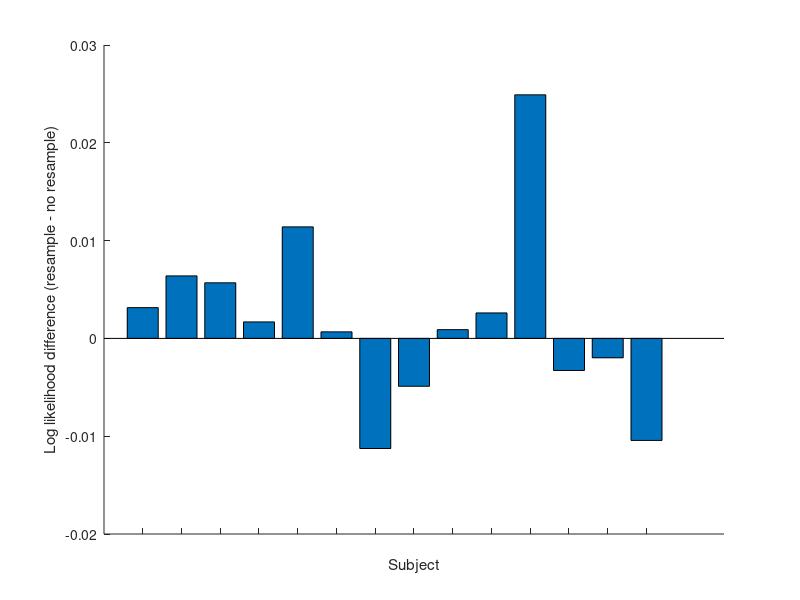

MATLAB code to generate this figure:
%%%%%%%%%%% Plot log likelihood difference of resample vs. non-resample for correct trials %%%%%%%%%%%
% Negative log likelihood taken from the fit
neg_llh_noResample = [4539.91 5901.30 6051.89 6413.41 6429.30 30138.46 ...
                      4799.79 5045.18 4923.35 4403.22 4446.10 5528.20 5131.05 38739.74];
                  
neg_llh_Resample =   [4533.30 5887.88 6039.95 6409.87 6405.35 30131.41 ...
                      4820.28 5054.09 4921.72 4398.48 4400.77 5534.17 5134.66 38872.65];

% Normalize by the number of trials
neg_llh_noResample(1:5) = neg_llh_noResample(1:5) / 2100;
neg_llh_noResample(6) = neg_llh_noResample(6) / (5*2100);
neg_llh_noResample(7:end-1) = neg_llh_noResample(7:end-1) / 1820;
neg_llh_noResample(end) = neg_llh_noResample(end) / (7*1820);

neg_llh_Resample(1:5) = neg_llh_Resample(1:5) / 2100;
neg_llh_Resample(6) = neg_llh_Resample(6) / (5*2100);
neg_llh_Resample(7:end-1) = neg_llh_Resample(7:end-1) / 1820;
neg_llh_Resample(end) = neg_llh_Resample(end) / (7*1820);

llh_diff = -neg_llh_Resample + neg_llh_noResample;                 
figure
hold on
bar(1:length(neg_llh_Resample), llh_diff)
set(gca, 'XTick', 1:length(neg_llh_Resample), ...
            'XTickLabel', num2cell(1:length(neg_llh_Resample)))
        
xlabel('Subject')
ylabel('Log likelihood difference (resample - no resample)')